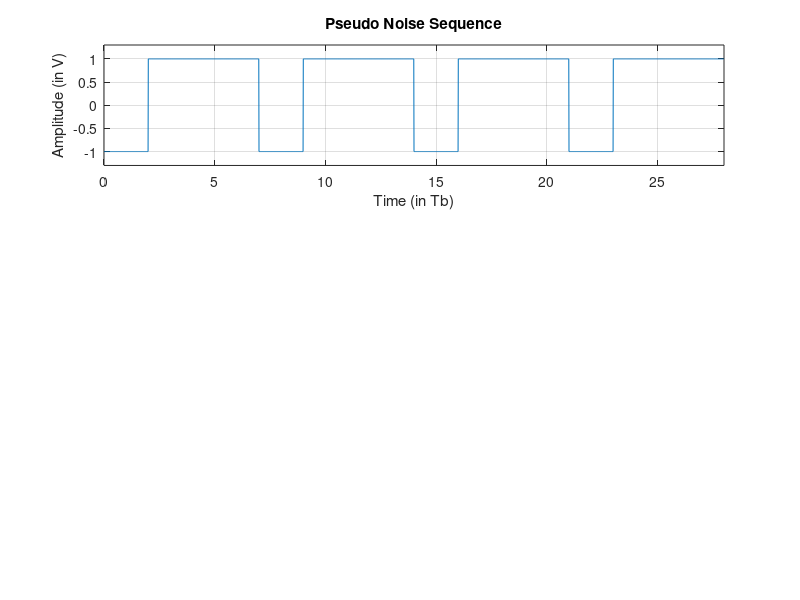

Write MATLAB code to recreate this figure. (Note: this script raises an error after producing the figure.)
clc;
clear all;
close all;
%input sequence.
input_bits =input('Entera 4 bit input:');
t=0:0.01:28;
%PN Sequence
PN_Out=[];
s1o=1;
s2o=0;
s3o=0;
for i=1:7
 PN_Out=[PN_Out s3o];
 s3n =s2o;
 s2n=s1o;
 s1n=xor(s1o,s3o);
 slo=s1n;
 s2o=s2n;
 s3o=s3n;
end
%disp(PN_Out);
%PN to bipolar
for i=1:7
 if (PN_Out(i)==0)
 PN_Out(i)= -1;
 end
end
%disp[PN_Out);
PN_Outx= repmat(repelem(PN_Out,100), 1, 4);
figure(1);
subplot(3, 1, 1);
plot(t(1:2800), PN_Outx);
axis([0 28 -1.3 1.3]);
grid on;
box on;
xlabel('Time (in Tb)');
ylabel('Amplitude (in V)');
title('Pseudo Noise Sequence');
%input to bipolar and extension
input_ext=[];
for i=1:4
 if(input_bits(i)==0)
 input_ext = [input_ext repmat(-1,1,7)];
 else
 input_ext = [input_ext repmat(1,1,7)];
 end
end
%disp(input_ext);
input_extx = repelem(input_ext,100);
figure(1);
subplot(3, 1, 2);
plot(t(1:2800),input_extx);
axis([0 28 -1.3 1.3]);
grid on;
box on;
xlabel('Time (in Tb)');
ylabel('Amplitude (in V)');
title('Input Sequence');
%multiplying Input and PN.
final_out_bits = [];
for i=1:7:28
 for j=1:7
 final_out_bits = [final_out_bits input_ext(i+j-1)*PN_Out(j)];
 end
end
%disp(final_out_bits);
final_out_bitsx = repelem(final_out_bits,100);
figure(1);
subplot(3, 1, 3);
plot(t(1:2800), final_out_bitsx);
axis([0 28 -1.3 1.3]);
grid on;
box on;
xlabel('Time (in Tb)');
ylabel('Amplitude (in V)');
title('Input Sequence multiplied by PN Sequence');
t=0:0.01:56;
BPSK_in = repelem(final_out_bitsx,2);
figure(2);
subplot(3, 1, 1);
plot(t(1:5600),BPSK_in);
axis([0 56 -1.3 1.3]);
grid on;
box on;
xlabel('Time (in secs)');
ylabel('Amplitude (in V)');
title('Input bits');
sine_wave = sin(2*pi*t);
figure(2);
subplot(3, 1, 2);
plot(t,sine_wave);
axis([0 56 -1.3 1.3]);
grid on;
box on;
xlabel('Time (in secs)');
ylabel('Amplitude (in V)');
title('Carrier Wave');
DSSS_wave = sine_wave(1:5600).*BPSK_in;
figure(2);
subplot(3, 1, 3);
plot(t(1:5600),DSSS_wave);
axis([0 56 -1.3 1.3]);
grid on;
box on;
xlabel('Time (in secs)');
ylabel('Amplitude (in V)');
title('Direct Sequence Spread Spectrum Wave');